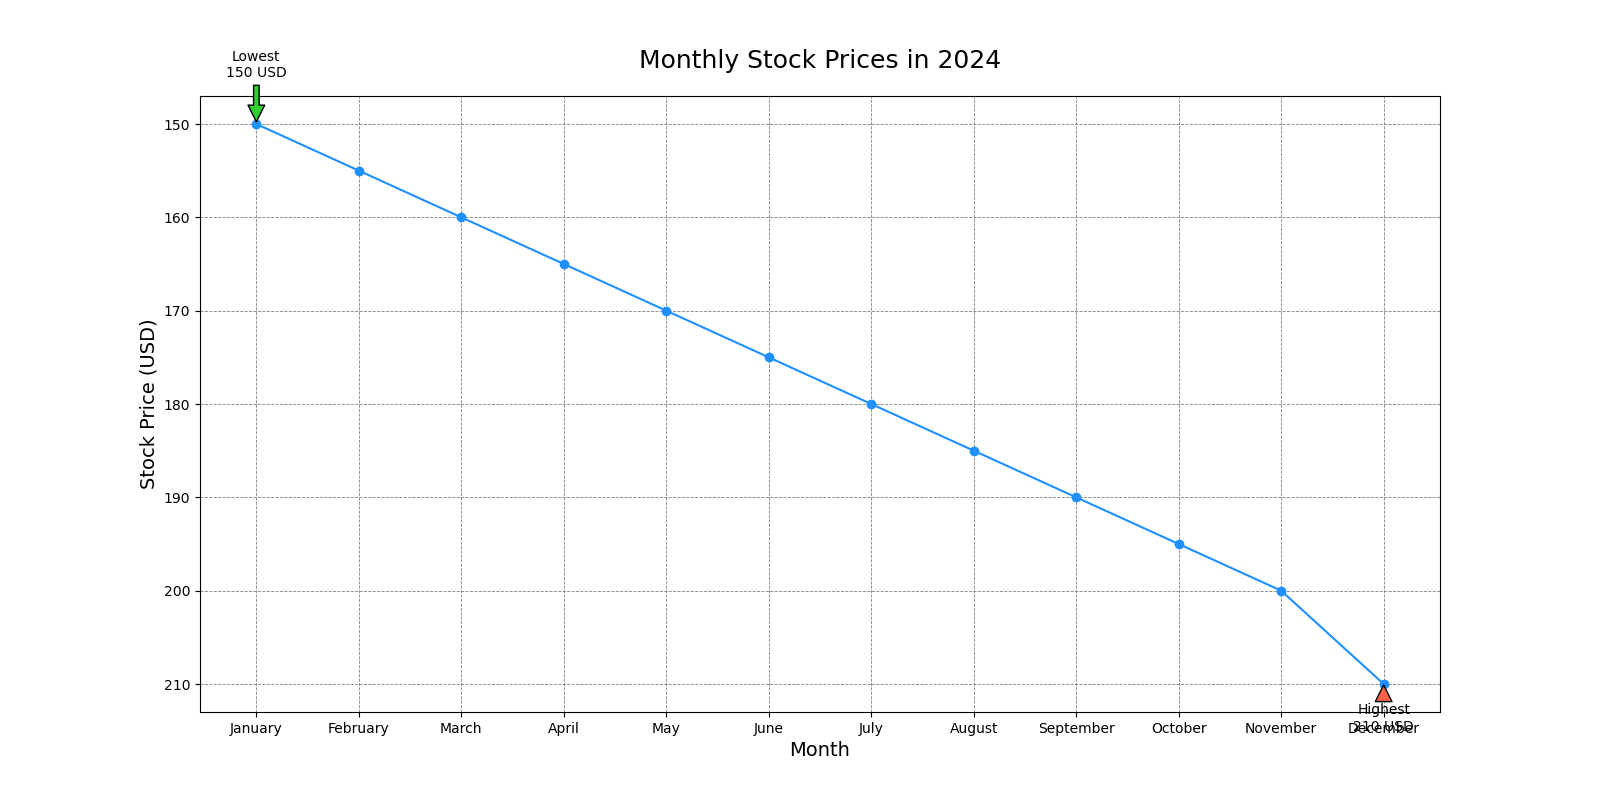

The script that drew this image:

import matplotlib.pyplot as plt

# Data points
months = ["January", "February", "March", "April", "May", "June",
          "July", "August", "September", "October", "November", "December"]
stock_prices = [150, 155, 160, 165, 170, 175, 180, 185, 190, 195, 200, 210]

# Creating the line chart
plt.figure(figsize=(16, 8))

plt.plot(months, stock_prices, color="#1E90FF", marker='o')  # Using a specific color code

# Annotating the highest and lowest stock prices
plt.annotate('Highest\n210 USD', xy=("December", 210), xytext=("December", 215),
             arrowprops=dict(facecolor='#FF6347', shrink=0.05), ha='center')
plt.annotate('Lowest\n150 USD', xy=("January", 150), xytext=("January", 145),
             arrowprops=dict(facecolor='#32CD32', shrink=0.05), ha='center')

# Title and labels
plt.title("Monthly Stock Prices in 2024", fontsize=18, pad=20)
plt.xlabel("Month", fontsize=14)
plt.ylabel("Stock Price (USD)", fontsize=14)

# Customizing the grid
plt.grid(True, which='major', linestyle='--', linewidth=0.6, color='grey')

# Invert y-axis
plt.gca().invert_yaxis()

# Show the plot
plt.show()
